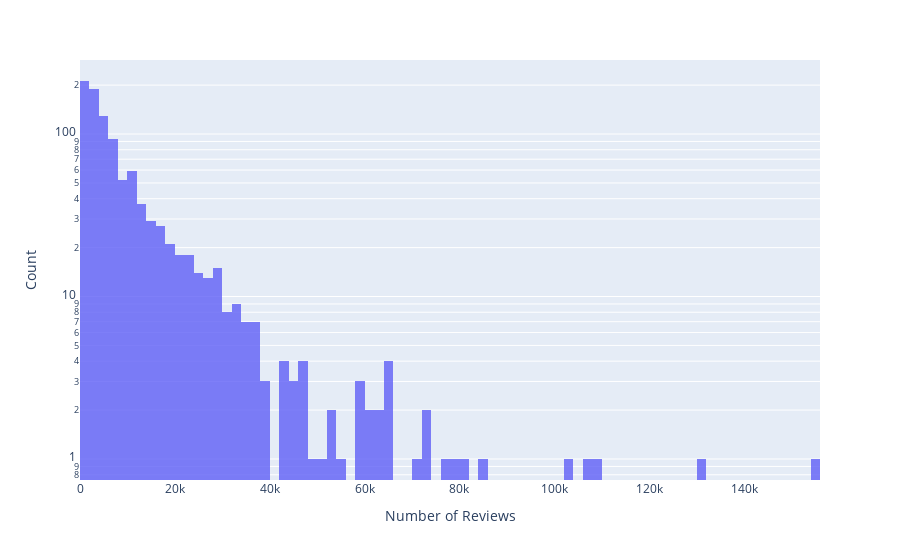

Here is the notebook cell this chart was saved with:
### Markdown cell above
This graph is easier to read and we can see that 84.2% of the books have fewer than 200k ratings.

### Code cell
# histogram for number of reviews (log)
 
fig = px.histogram(books, x="no_of_reviews",opacity=0.8, color_discrete_sequence=['#6060f7'], log_y=True)
fig.update_layout(xaxis_title_text='Number of Reviews',
                  yaxis_title_text='Count')
fig.update_xaxes(nticks=15)
fig.show()

### Figure 1 — Plotly figure (JSON) as saved in the notebook; plotly's stock layout.template omitted (floating-point values rounded to 4 significant figures; data arrays with more than 128 entries replaced by an {"elided": "..."} marker saying what was removed)
{"data": [{"alignmentgroup": "True", "bingroup": "x", "hovertemplate": "no_of_reviews=%{x}<br>count=%{y}<extra></extra>", "legendgroup": "", "marker": {"color": "#6060f7", "opacity": 0.8}, "name": "", "offsetgroup": "", "orientation": "v", "showlegend": false, "type": "histogram", "x": {"elided": "1000 int values"}, "xaxis": "x", "yaxis": "y"}], "layout": {"barmode": "relative", "legend": {"tracegroupgap": 0}, "margin": {"t": 60}, "xaxis": {"anchor": "y", "domain": [0, 1], "nticks": 15, "title": {"text": "Number of Reviews"}}, "yaxis": {"anchor": "x", "domain": [0, 1], "title": {"text": "Count"}, "type": "log"}}}
